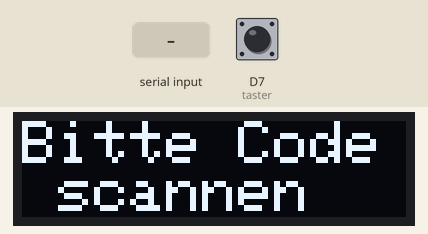
This sketch was run on a simulated Arduino MKR. Shown: 128×32 one-colour display. The test bench sets the inputs (shaded band); at power-on: D7 (taster) HIGH. WiFi joins after 1.5 s; servers stay silent unless stated; no MQTT or app messages arrive unless stated; what the sketch prints to the serial monitor is not drawn.

Above: at 2.7 s.
2.8 s: "1" received over the second serial link
At 3.4 s:
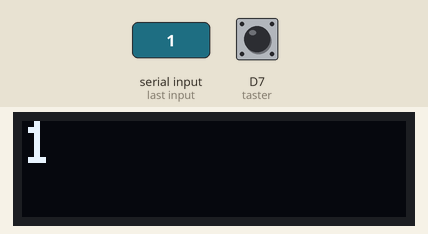
5.6 s: "0" received over the second serial link
At 6.4 s:
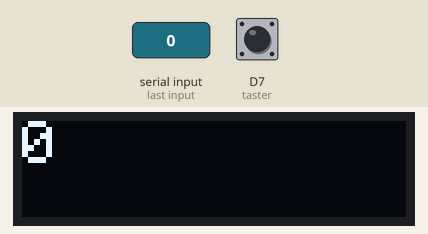
Timing chart, 0 to 8.6 s (numbered marks = the images above; inputs shaded):
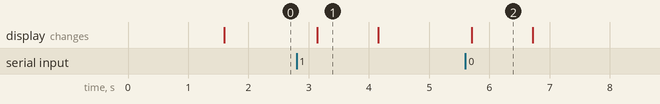

Measured:
- after the input at 2.8 s, the display: changes after 0.34 s (image 1)
- after the input at 5.6 s, the display: changes after 0.11 s (image 2)
- what the display in image 1 shows lasts 1.1 s, from 3.1 s to 4.2 s

The sketch:

2209_Scanner.ino
```cpp
#include <SPI.h>
#include <Wire.h>
#include <Adafruit_GFX.h>
#include <Adafruit_SSD1306.h>
#include <ArduinoMqttClient.h>
#include <WiFiNINA.h>

#define SCREEN_WIDTH 128
#define SCREEN_HEIGHT 32
#define OLED_RESET     4 // Reset pin # (or -1 if sharing Arduino reset pin)
Adafruit_SSD1306 display(SCREEN_WIDTH, SCREEN_HEIGHT, &Wire, OLED_RESET);

int taster = 7;
int tasterstatus = 0;
String deleteStatus = "false";

char ssid[] = "######";
char pass[] = "######";

WiFiClient WiFiClient;
MqttClient mqttClient(WiFiClient);

const char broker[] = "192.168.2.188";
int        port     = 1883;
const char topic[]  = "arduino/barcode";
const char topic_del[]  = "arduino/delete";

void setup() {

  Serial.begin(9600);
  Serial1.begin(9600);

  pinMode(taster, INPUT_PULLUP);

  if (!display.begin(SSD1306_SWITCHCAPVCC, 0x3C)) { // Address 0x3C for 128x32
    Serial.println(F("SSD1306 allocation failed"));
    for (;;);
  }

  Serial.print("Attempting to connect to WPA SSID: ");
  Serial.println(ssid);
  while (WiFi.begin(ssid, pass) != WL_CONNECTED) {
    // failed, retry
    Serial.print(".");
    delay(5000);
  }
  Serial.println("You're connected to the network");
  Serial.println();

  Serial.print("Attempting to connect to the MQTT broker: ");
  Serial.println(broker);
  while (!mqttClient.connect(broker, port)) {
    Serial.print("MQTT connection failed! Error code = ");
    Serial.println(mqttClient.connectError());
  }
  Serial.println("You're connected to the MQTT broker!");
  Serial.println();

}

void loop() {

  tasterstatus=digitalRead(taster);

  if (tasterstatus == 0){
    deleteStatus = "true";
    Serial.println("Taster AN");
    delay(500);
  }
  else deleteStatus = "false";

  String buffer = "";
  char input = ' ';

  display.clearDisplay();
  display.setCursor(0, 0);
  display.setTextSize(2);
  display.setTextColor(WHITE);
  display.print("Bitte Code scannen");
  display.display();
  delay(500);

  if(Serial1.available()){
    display.clearDisplay();
    display.setCursor(0, 0);
    delay(5);

    while (Serial1.available()) {
      input = Serial1.read();
      buffer = buffer + input;
      delay(5);
    }

  display.print(buffer);
  display.display();
  delay(1000);
  String barcode = String(buffer);

  mqttClient.beginMessage(topic);
  mqttClient.print(barcode);
  mqttClient.endMessage();
  mqttClient.beginMessage(topic_del);
  mqttClient.print(deleteStatus);
  mqttClient.endMessage();
  Serial.println("Sent MQTT message.");

  }

}
```
